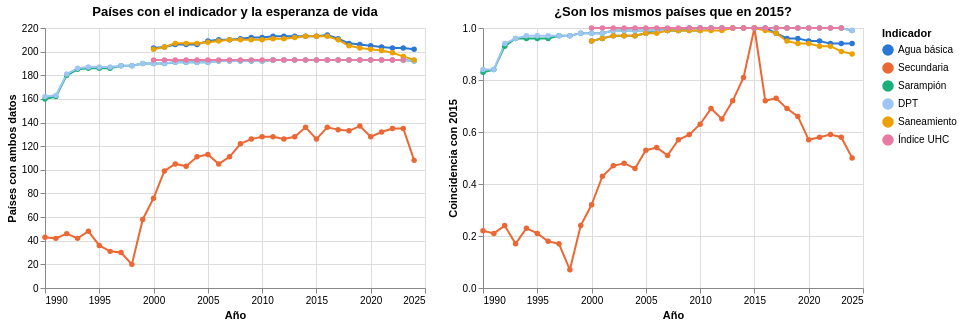

Here is the notebook cell this chart was saved with:
### Code cell
largo = pd.concat([c.reset_index().assign(indicador=CANDIDATOS[k]) for k, c in coberturas.items()])
base = alt.Chart(largo).encode(
    x=alt.X("anio:Q", title="Año", axis=alt.Axis(format="d")),
    color=alt.Color("indicador:N", title="Indicador",
                    scale=alt.Scale(domain=list(CANDIDATOS.values()),
                                    range=["#2a78d6", "#eb6834", "#1baf7a", "#9ec5f4", "#eda100", "#e87ba4"])),
    tooltip=["indicador:N", alt.Tooltip("anio:Q", title="Año", format="d"), "países:Q", "% población:Q", "coincidencia con 2015:Q"],
)
cantidad = base.mark_line(point=True, strokeWidth=2).encode(y=alt.Y("países:Q", title="Países con ambos datos")).properties(
    width=380, height=260, title="Países con el indicador y la esperanza de vida")
coincidencia = base.mark_line(point=True, strokeWidth=2).encode(
    y=alt.Y("coincidencia con 2015:Q", title="Coincidencia con 2015", scale=alt.Scale(domain=[0, 1]))).properties(
    width=380, height=260, title="¿Son los mismos países que en 2015?")
cantidad | coincidencia

### Figure 1 — Vega-Lite specification as saved in the notebook (floating-point values rounded to 4 significant figures; data arrays with more than 128 entries replaced by an {"elided": "..."} marker saying what was removed)
{"config": {"view": {"continuousWidth": 300, "continuousHeight": 300}}, "hconcat": [{"mark": {"type": "line", "point": true, "strokeWidth": 2}, "encoding": {"color": {"field": "indicador", "scale": {"domain": ["Agua básica", "Secundaria", "Sarampión", "DPT", "Saneamiento", "Índice UHC"], "range": ["#2a78d6", "#eb6834", "#1baf7a", "#9ec5f4", "#eda100", "#e87ba4"]}, "title": "Indicador", "type": "nominal"}, "tooltip": [{"field": "indicador", "type": "nominal"}, {"field": "anio", "format": "d", "title": "Año", "type": "quantitative"}, {"field": "países", "type": "quantitative"}, {"field": "% población", "type": "quantitative"}, {"field": "coincidencia con 2015", "type": "quantitative"}], "x": {"axis": {"format": "d"}, "field": "anio", "title": "Año", "type": "quantitative"}, "y": {"field": "países", "title": "Países con ambos datos", "type": "quantitative"}}, "height": 260, "title": "Países con el indicador y la esperanza de vida", "width": 380}, {"mark": {"type": "line", "point": true, "strokeWidth": 2}, "encoding": {"color": {"field": "indicador", "scale": {"domain": ["Agua básica", "Secundaria", "Sarampión", "DPT", "Saneamiento", "Índice UHC"], "range": ["#2a78d6", "#eb6834", "#1baf7a", "#9ec5f4", "#eda100", "#e87ba4"]}, "title": "Indicador", "type": "nominal"}, "tooltip": [{"field": "indicador", "type": "nominal"}, {"field": "anio", "format": "d", "title": "Año", "type": "quantitative"}, {"field": "países", "type": "quantitative"}, {"field": "% población", "type": "quantitative"}, {"field": "coincidencia con 2015", "type": "quantitative"}], "x": {"axis": {"format": "d"}, "field": "anio", "title": "Año", "type": "quantitative"}, "y": {"field": "coincidencia con 2015", "scale": {"domain": [0, 1]}, "title": "Coincidencia con 2015", "type": "quantitative"}}, "height": 260, "title": "¿Son los mismos países que en 2015?", "width": 380}], "data": {"name": "data-8677d71c5a8469088a42daf64713ad23"}, "$schema": "https://vega.github.io/schema/vega-lite/v6.4.1.json", "datasets": {"data-8677d71c5a8469088a42daf64713ad23": {"elided": "179 records"}}}
